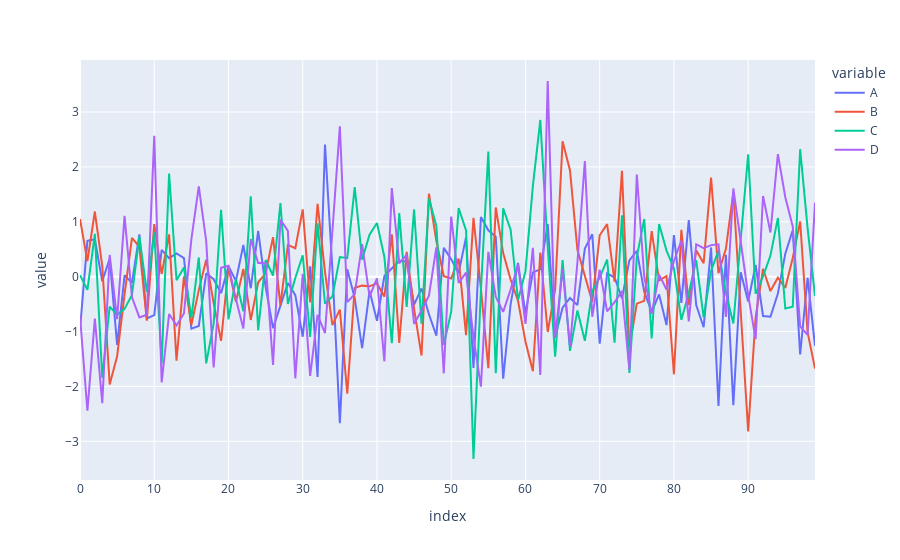

Source (notebook cell):
### Code cell
import chart_studio.plotly as py
pd.options.plotting.backend = 'plotly'
from chart_studio.plotly import plot

# Don't use iplot, use .plot instead (iplot is old)
# my_dataFrame_1.iplot() 

my_dataFrame_1.plot()  # Plots with Plotly
# Now it's a mouseover interactive so I can mouseover for specific values
# and zoom in/out by click-dragging a rectangle to how I want to zoom-in
# show/hide certain line graphs by clicking on them in the legend
# and more options too.)
